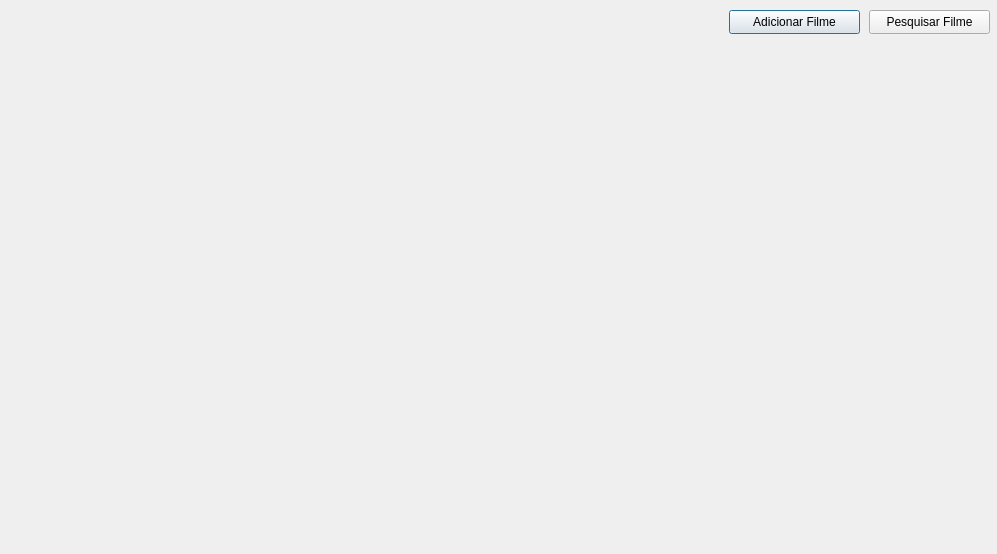
<?xml version="1.0" encoding="UTF-8"?>
<ui version="4.0">
 <class>tela_inicial</class>
 <widget class="QDialog" name="tela_inicial">
  <property name="geometry">
   <rect>
    <x>0</x>
    <y>0</y>
    <width>997</width>
    <height>554</height>
   </rect>
  </property>
  <property name="windowTitle">
   <string>Dialog</string>
  </property>
  <widget class="QPushButton" name="Button_add_filme">
   <property name="geometry">
    <rect>
     <x>729</x>
     <y>10</y>
     <width>131</width>
     <height>24</height>
    </rect>
   </property>
   <property name="text">
    <string>Adicionar Filme</string>
   </property>
  </widget>
  <widget class="QPushButton" name="Button_pesq_filme">
   <property name="geometry">
    <rect>
     <x>869</x>
     <y>10</y>
     <width>121</width>
     <height>24</height>
    </rect>
   </property>
   <property name="text">
    <string>Pesquisar Filme</string>
   </property>
  </widget>
  <widget class="QLabel" name="label">
   <property name="geometry">
    <rect>
     <x>0</x>
     <y>0</y>
     <width>1001</width>
     <height>561</height>
    </rect>
   </property>
   <property name="text">
    <string/>
   </property>
   <property name="pixmap">
    <pixmap>DEVOLOVE_4_25.png</pixmap>
   </property>
  </widget>
  <zorder>label</zorder>
  <zorder>Button_add_filme</zorder>
  <zorder>Button_pesq_filme</zorder>
 </widget>
 <resources/>
 <connections/>
</ui>
